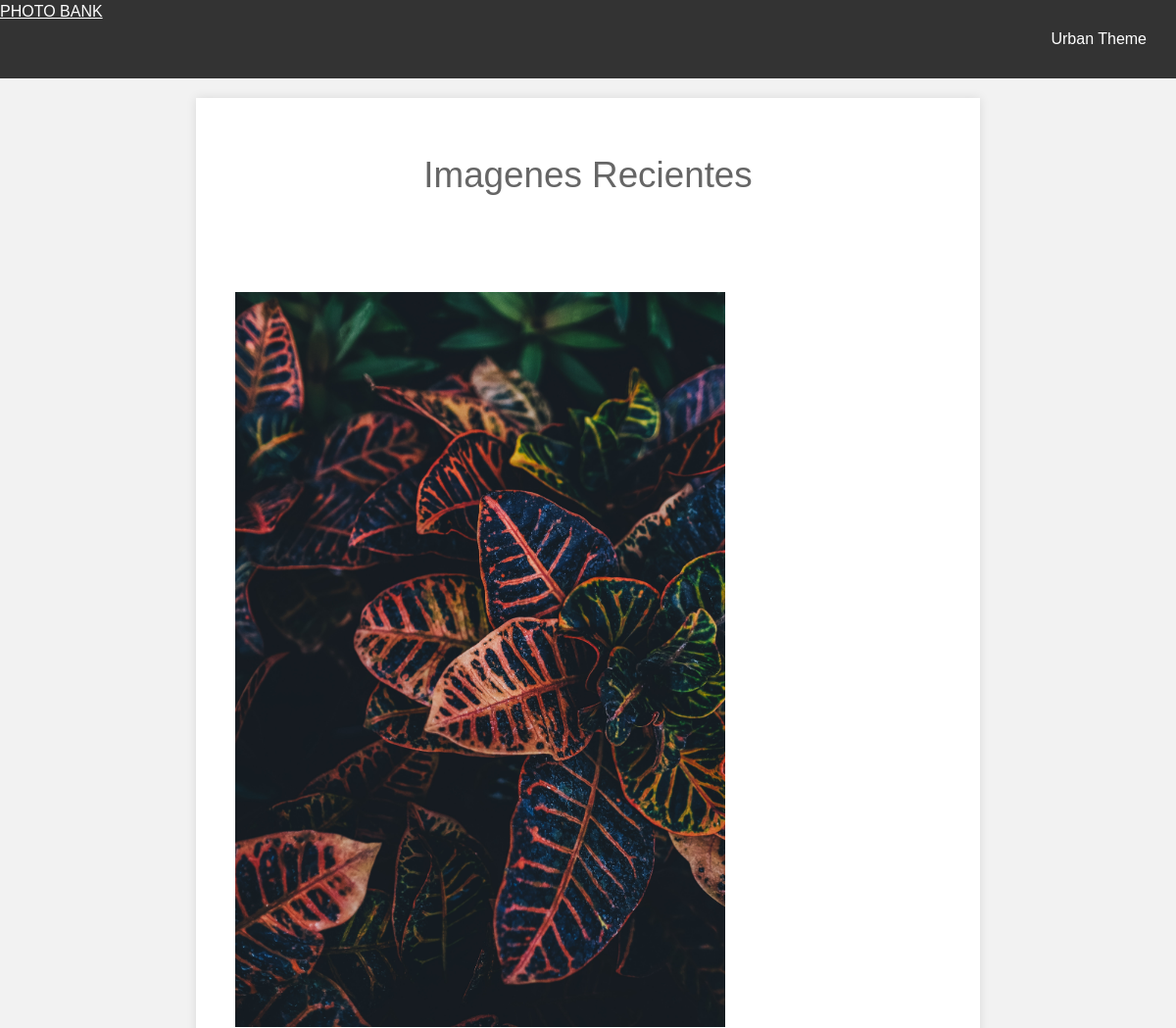
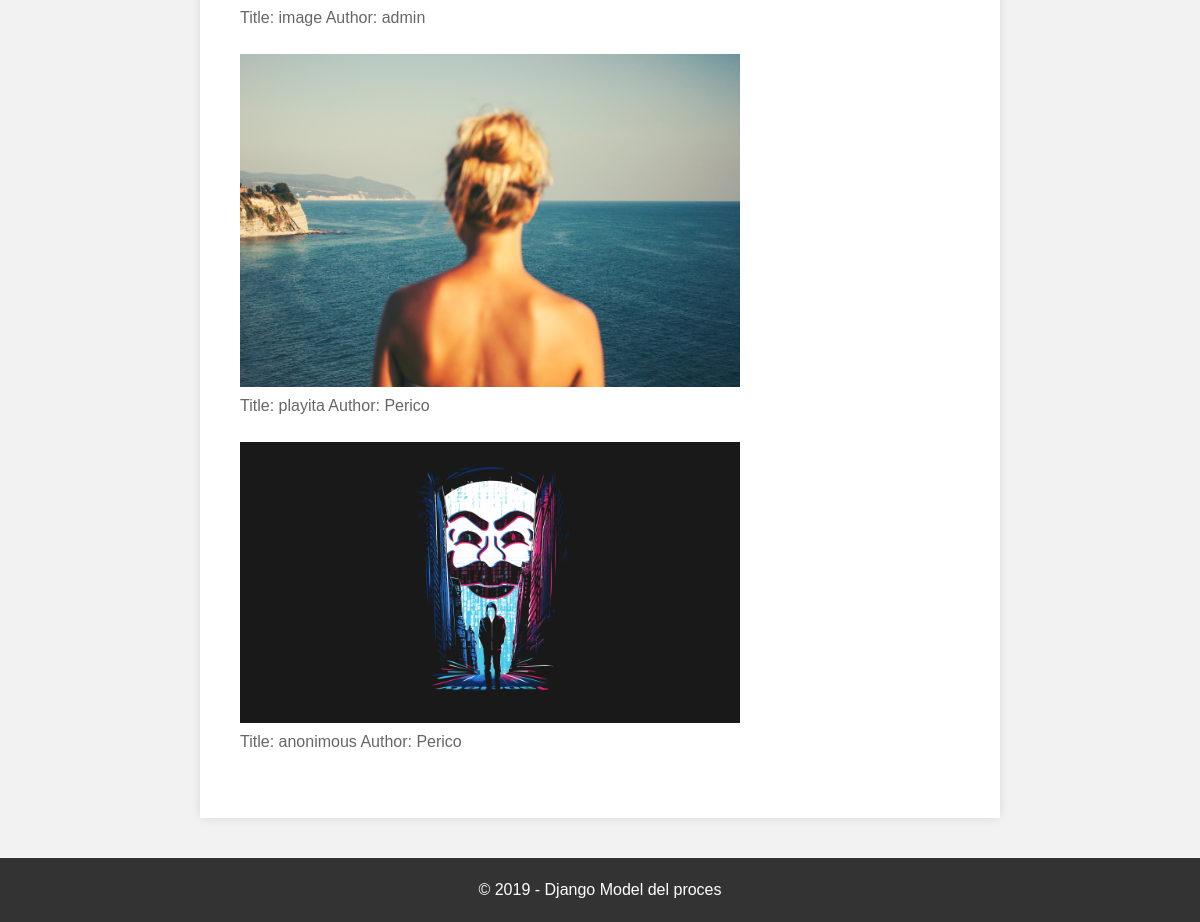
The page / on the database its author committed (2 pictures, top to bottom).
### repository/models.py (models this page shows, shortened)
class Photo(models.Model):
    name = models.CharField(max_length=64, help_text="Enter a name to the snap", null=False)
    picture = models.ImageField(default="default.png", null=False)
    author = models.ForeignKey(User, default=1, on_delete=models.SET_DEFAULT)
    RESOLUTION_THEMES=(('NATURE','NATURE'),('URBAN','URBAN'),('OTHER','OTHER'))
    select_theme=models.CharField(max_length=16,blank=False,choices=RESOLUTION_THEMES,default='OTHER')
    RESOLUTION_STATUS = (('HD', '1280×720 píxels'), ('FHD', '1920×1080 pixels'),
                         ('QHD', '2560*1440 pixels'), ('UHD', '3840×2160 pixels'))
    select_resolution = models.CharField(max_length=4, choices=RESOLUTION_STATUS, blank=False, default='FHD')
    RATING_CHOICES = ((1, 'one'), (2, 'two'), (3, 'three'), (4, 'four'), (5, 'five'))
    rating = models.PositiveSmallIntegerField('Rating (stars)', blank=False, default=3, choices=RATING_CHOICES)
    date = models.DateTimeField(auto_now_add = True,blank=True,null=True)

### repository/views.py (the view)
# urls.py: path('', views.homepage, name='homepage'),
def homepage(request):
    photo = Photo.objects.all()
    return render(request,'homepage.html',context={'photo':photo})

### templates/homepage.html (shortened to what this page needs)
<!DOCTYPE html>
{% load static %}
<html lang="en">
<head>
    <link rel="stylesheet" href="{% static 'css/style.css' %}">
</head>
<body>
   <header id="main-header">
            <a class="site-name" href="{% url 'homepage' %}">PHOTO BANK</a>
		<nav>
			<ul>
				<li><a href="{% url 'urban' %}">Urban Theme</a></li>
			</ul>
		</nav>
   </header>
   <section id="main-content">
		<article>
			<header>
				<h1>Imagenes Recientes</h1>
			</header>
			<div class="content">
            {% block content %}
                {% for i in photo %}
                    <img src="{{ i.picture.url }}" width="500px" />
                    <p> Title: {{ i.name }}
                    Author: {{ i.author }}</p>
                {% endfor %}
            {% endblock %}
			</div>
		</article>
   </section>
    <footer id="main-footer">
		<p>&copy; 2019 - Django Model del proces</p>
	</footer>
</body>
</html>

### repository/static/css/style.css (style rules this page uses)
body { margin: 0; padding: 0; font-family: Helvetica, Arial, sans-serif; color: #666; background: #f2f2f2; font-size: 1em; line-height: 1.5em; }
h1 { font-size: 2.3em; line-height: 1.3em; margin: 15px 0; text-align: center; font-weight: 300; }
p { margin: 0 0 1.5em 0; }
img { max-width: 100%; height: auto; }
#main-header { background: #333; color: white; height: 80px; }
#main-header a { color: white; }
nav { float: right; }
nav ul { margin: 0; padding: 0; list-style: none; padding-right: 20px; }
nav ul li { display: inline-block; line-height: 80px; }
nav ul li a { display: block; padding: 0 10px; text-decoration: none; }
#main-content { background: white; width: 90%; max-width: 800px; margin: 20px auto; box-shadow: 0 0 10px rgba(0,0,0,.1); }
#main-content header, #main-content .content { padding: 40px; }
#main-footer { background: #333; color: white; text-align: center; padding: 20px; margin-top: 40px; }
#main-footer p { margin: 0; }

### rows shown on the page
Photo: picture (picture), name "image", author "admin"
Photo: picture (picture), name "playita", author "Perico"
Photo: picture (picture), name "anonimous", author "Perico"
